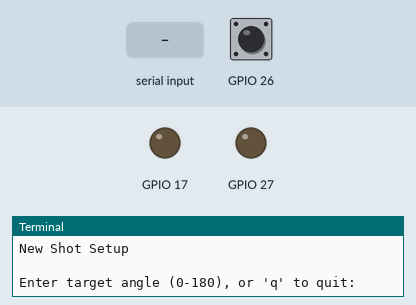
Bench run of a program on a simulated Raspberry Pi (BCM pin numbers). On the bench: output pins drawn as LEDs (lit = HIGH), the last lines printed to the terminal. The test bench sets the inputs (shaded band); at power-on: GPIO 26 HIGH. Files the program writes start out absent; the stepper is drawn at 200 steps a turn.

Above: at 1.4 s.
1.5 s: "0" typed at the terminal, then Enter
3.0 s: "200" typed at the terminal, then Enter
At 5.8 s:
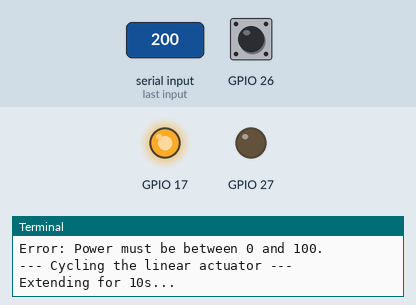
At 15.7 s:
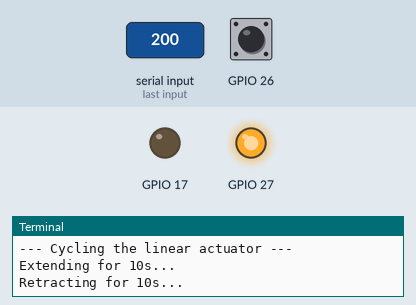
Timing chart, 0 to 16.0 s (numbered marks = the images above; inputs shaded):
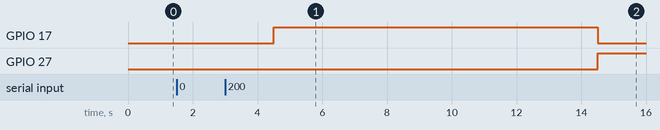

The program:

full_mechanic_test.py
```python
import time
import os
import gpiod

# MASTER CONFIGURATION

# Stepper Motor & Limit Switch
STEP_PIN = 20
DIR_PIN = 21
LIMIT_SWITCH_PIN = 26
GPIO_CHIP = "gpiochip4"
TOTAL_STEPS_FOR_180_DEGREES = 350  # stepper motor steps for 180 degrees
HOMING_SPEED = 0.001  # Speed for finding the home position
MOVE_SPEED = 0.001  # Speed for moving to a target angle

# Servo Motor (The "Shooter")
SERVO_PWM_CHIP = 0
SERVO_PWM_CHANNEL = 0  # Mapped to GPIO 12
SERVO_PWM_FREQ = 50  # Standard frequency for servos
SERVO_REST_POS_NS = 700 * 1000  # 700µs pulse width for the resting position
SERVO_MAX_SWING_NS = 2300 * 1000  # 2300µs pulse width for the top of the swing

# Linear Actuator
ACTUATOR_IN1_PIN = 17
ACTUATOR_IN2_PIN = 27
ACTUATOR_PWM_CHIP = 0
ACTUATOR_PWM_CHANNEL = 1  # Mapped to GPIO 13
ACTUATOR_PWM_FREQ = 1000  # A common frequency for DC motor PWM

# Stepper Directions
CLOCKWISE = 1
COUNTER_CLOCKWISE = 0


# Global variables & handles

gpiod_chip = None

# Stepper
step_line = None
dir_line = None
limit_switch_line = None
current_stepper_position = 0  # Tracks position in steps from home

# Actuator
actuator_in1_line = None
actuator_in2_line = None


# Low-level functions
def pwm_export(chip, channel):
    """Makes a PWM channel available for use via the sysfs interface."""
    try:
        with open(f"/sys/class/pwm/pwmchip{chip}/export", "w") as f:
            f.write(str(channel))
    except (IOError, FileNotFoundError):
        print(f"PWM channel {channel} on chip {chip} may already be exported.")


def pwm_unexport(chip, channel):
    """Releases a PWM channel via the sysfs interface."""
    try:
        with open(f"/sys/class/pwm/pwmchip{chip}/unexport", "w") as f:
            f.write(str(channel))
    except (IOError, FileNotFoundError):
        pass  # Fail silently on cleanup


def pwm_set_period(chip, channel, freq):
    """Sets the PWM signal's period based on the desired frequency."""
    period_ns = int(1_000_000_000 / freq)
    with open(f"/sys/class/pwm/pwmchip{chip}/pwm{channel}/period", "w") as f:
        f.write(str(period_ns))


def pwm_set_duty_cycle(chip, channel, duty_cycle_ns):
    """Sets the PWM signal's active time (pulse width) in nanoseconds."""
    with open(f"/sys/class/pwm/pwmchip{chip}/pwm{channel}/duty_cycle", "w") as f:
        f.write(str(duty_cycle_ns))


def pwm_enable(chip, channel):
    """Enables the PWM signal output."""
    with open(f"/sys/class/pwm/pwmchip{chip}/pwm{channel}/enable", "w") as f:
        f.write("1")


def pwm_disable(chip, channel):
    """Disables the PWM signal output."""
    try:
        with open(f"/sys/class/pwm/pwmchip{chip}/pwm{channel}/enable", "w") as f:
            f.write("0")
    except (IOError, FileNotFoundError):
        pass  # Fail silently on cleanup


def setup_all():
    """Initializes all GPIO and PWM hardware for the project."""
    global gpiod_chip, step_line, dir_line, limit_switch_line, actuator_in1_line, actuator_in2_line
    print("Setting up all hardware...")

    # gpiod Setup (Stepper, Limit Switch, Actuator Direction)
    gpiod_chip = gpiod.Chip(GPIO_CHIP)
    step_line = gpiod_chip.get_line(STEP_PIN)
    dir_line = gpiod_chip.get_line(DIR_PIN)
    limit_switch_line = gpiod_chip.get_line(LIMIT_SWITCH_PIN)
    actuator_in1_line = gpiod_chip.get_line(ACTUATOR_IN1_PIN)
    actuator_in2_line = gpiod_chip.get_line(ACTUATOR_IN2_PIN)

    step_line.request(consumer="stepper_step", type=gpiod.LINE_REQ_DIR_OUT)
    dir_line.request(consumer="stepper_dir", type=gpiod.LINE_REQ_DIR_OUT)
    limit_switch_line.request(
        consumer="limit_switch",
        type=gpiod.LINE_REQ_DIR_IN,
        flags=gpiod.LINE_REQ_FLAG_BIAS_PULL_UP,
    )
    actuator_in1_line.request(consumer="actuator_in1", type=gpiod.LINE_REQ_DIR_OUT)
    actuator_in2_line.request(consumer="actuator_in2", type=gpiod.LINE_REQ_DIR_OUT)

    # PWM Setup (Servo and Actuator Speed)
    pwm_export(SERVO_PWM_CHIP, SERVO_PWM_CHANNEL)
    pwm_export(ACTUATOR_PWM_CHIP, ACTUATOR_PWM_CHANNEL)
    time.sleep(0.2)  # Give sysfs time to create files

    pwm_set_period(SERVO_PWM_CHIP, SERVO_PWM_CHANNEL, SERVO_PWM_FREQ)
    pwm_enable(SERVO_PWM_CHIP, SERVO_PWM_CHANNEL)

    pwm_set_period(ACTUATOR_PWM_CHIP, ACTUATOR_PWM_CHANNEL, ACTUATOR_PWM_FREQ)
    pwm_enable(ACTUATOR_PWM_CHIP, ACTUATOR_PWM_CHANNEL)

    print("Hardware setup complete.")


def cleanup_all():
    """Gracefully disables and releases all hardware resources."""
    print("Cleaning up all hardware...")
    try:
        # Stop actuator
        actuator_in1_line.set_value(0)
        actuator_in2_line.set_value(0)
        pwm_set_duty_cycle(ACTUATOR_PWM_CHIP, ACTUATOR_PWM_CHANNEL, 0)

        # Disable and unexport PWM channels
        pwm_disable(SERVO_PWM_CHIP, SERVO_PWM_CHANNEL)
        pwm_unexport(SERVO_PWM_CHIP, SERVO_PWM_CHANNEL)
        pwm_disable(ACTUATOR_PWM_CHIP, ACTUATOR_PWM_CHANNEL)
        pwm_unexport(ACTUATOR_PWM_CHIP, ACTUATOR_PWM_CHANNEL)

        # Release gpiod lines
        if gpiod_chip:
            gpiod_chip.close()
    except Exception as e:
        print(f"An error occurred during cleanup: {e}")
    finally:
        print("Cleanup complete.")


# =============================================================================
# --- HIGH-LEVEL ACTION FUNCTIONS ---
# =============================================================================


def home_stepper():
    """
    Homes the stepper motor by moving it counter-clockwise until the limit
    switch is triggered. Resets the current position to 0.
    """
    global current_stepper_position
    print("Homing stepper motor to establish zero position...")
    dir_line.set_value(COUNTER_CLOCKWISE)
    while limit_switch_line.get_value() == 0:
        step_line.set_value(1)
        time.sleep(HOMING_SPEED)
        step_line.set_value(0)
        time.sleep(HOMING_SPEED)
    current_stepper_position = 0
    print("Stepper homed. Position is now 0.")


def move_stepper(steps, direction, speed):
    """
    Moves the stepper motor a specific number of steps in a given direction.

    Args:
        steps (int): The number of steps to move.
        direction (int): The direction to move (CLOCKWISE or COUNTER_CLOCKWISE).
        speed (float): The delay between step pulses, controlling speed.
    """
    dir_line.set_value(direction)
    for step in range(steps):
        print(step)
        step_line.set_value(1)
        time.sleep(speed)
        step_line.set_value(0)
        time.sleep(speed)


def move_to_angle(angle):
    """
    Moves the stepper motor to a target position based on an angle (0-180).

    Args:
        angle (float): The target angle, where 0 is the home position.
    """
    global current_stepper_position
    if not 0 <= angle <= 180:
        print("Error: Angle must be between 0 and 180.")
        return

    # Calculate the target step based on the angle and total travel range
    target_steps = int((angle / 180.0) * TOTAL_STEPS_FOR_180_DEGREES)
    steps_to_move = target_steps - current_stepper_position

    print(f"Moving to angle: {angle}° (target step: {target_steps})...")

    if steps_to_move > 0:
        move_stepper(steps_to_move, CLOCKWISE, MOVE_SPEED)
    elif steps_to_move < 0:
        move_stepper(abs(steps_to_move), COUNTER_CLOCKWISE, MOVE_SPEED)
    else:
        # Add this block for better feedback
        print("Motor is already at the target angle. No move needed.")

    current_stepper_position = target_steps
    print(f"Move complete. Current position: {current_stepper_position} steps.")


def swing_servo(power):
    """
    Performs a single "shot" with the servo motor.

    Args:
        power (int): The swing power, from 0 to 100.
    """
    if not 0 <= power <= 100:
        print("Error: Power must be between 0 and 100.")
        return

    print(f"Performing servo swing with {power}% power")

    # Go to rest position first
    pwm_set_duty_cycle(SERVO_PWM_CHIP, SERVO_PWM_CHANNEL, SERVO_REST_POS_NS)
    time.sleep(1)

    # Calculate the swing endpoint based on power
    swing_range_ns = SERVO_MAX_SWING_NS - SERVO_REST_POS_NS
    swing_endpoint_ns = int((power / 100.0) * swing_range_ns) + SERVO_REST_POS_NS

    # Swing to the endpoint
    pwm_set_duty_cycle(SERVO_PWM_CHIP, SERVO_PWM_CHANNEL, swing_endpoint_ns)
    time.sleep(0.5)

    # Return to rest
    pwm_set_duty_cycle(SERVO_PWM_CHIP, SERVO_PWM_CHANNEL, SERVO_REST_POS_NS)
    time.sleep(1)
    print("Servo swing complete.")


def cycle_actuator(extend_time, retract_time):
    """
    Extends the linear actuator at 100% speed, then retracts it.

    Args:
        extend_time (float): The number of seconds to extend.
        retract_time (float): The number of seconds to retract.
    """
    print("--- Cycling the linear actuator ---")

    # Extend
    actuator_in1_line.set_value(1)
    actuator_in2_line.set_value(0)
    actuator_period_ns = int(1_000_000_000 / ACTUATOR_PWM_FREQ)
    pwm_set_duty_cycle(
        ACTUATOR_PWM_CHIP, ACTUATOR_PWM_CHANNEL, actuator_period_ns
    )  # 100% duty
    print(f"Extending for {extend_time}s...")
    time.sleep(extend_time)

    # Retract
    actuator_in1_line.set_value(0)
    actuator_in2_line.set_value(1)
    print(f"Retracting for {retract_time}s...")
    time.sleep(retract_time)

    # Stop
    actuator_in1_line.set_value(0)
    actuator_in2_line.set_value(0)
    pwm_set_duty_cycle(ACTUATOR_PWM_CHIP, ACTUATOR_PWM_CHANNEL, 0)
    print("Actuator cycle complete.")


# Main Program Loop
if __name__ == "__main__":
    try:
        setup_all()

        print("\nGOLF MACHINE INITIALIZED\n")

        # 1. Home the stepper to establish the zero point. This runs only once.
        home_stepper()

        # 2. Enter the main interactive loop.
        while True:
            print("\nNew Shot Setup\n")

            # Get user input for angle
            angle_input = input("Enter target angle (0-180), or 'q' to quit: ")
            if angle_input.lower() == "q":
                break

            # Get user input for power
            power_input = input("Enter swing power (0-100): ")

            try:
                target_angle = float(angle_input)
                swing_power = int(power_input)

                move_to_angle(target_angle)
                time.sleep(0.5)

                swing_servo(swing_power)
                time.sleep(1)

                cycle_actuator(extend_time=10, retract_time=10)

            except ValueError:
                print("Invalid input. Please enter numbers for angle and power.")

        print("\nGOLF MACHINE SHUTTING DOWN\n")

    except Exception as e:
        print(f"\nAn unhandled error occurred: {e}")
    finally:
        cleanup_all()
```

Measured:
- after the input at 3.0 s, GPIO 17: LOW → HIGH after 1.5 s, → LOW 10.0 s later; GPIO 27: LOW → HIGH after 11.5 s
